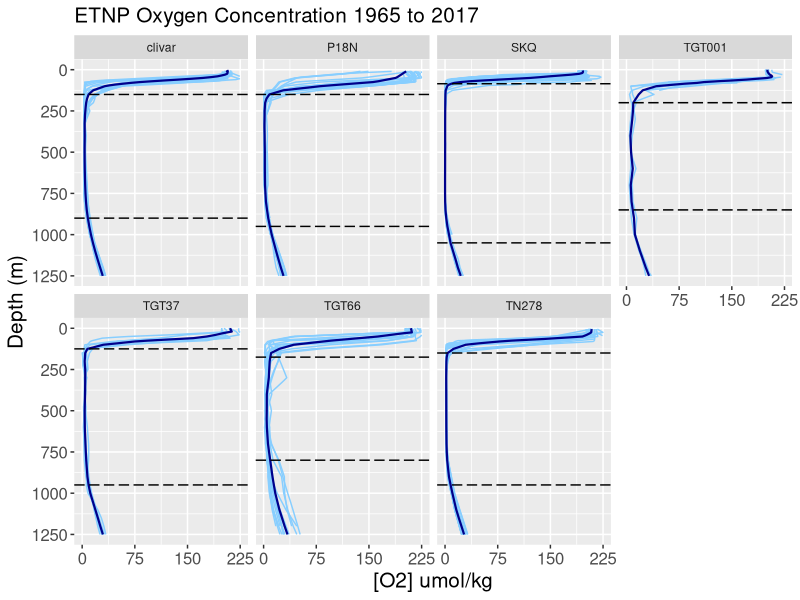

This figure's R source: (Note: this script raises an error after producing the figure.)
#LOAD PAGACKES: reshape2, ggplot2, plyr
library(reshape2)
library(ggplot2)
library(plyr)


#reading in the data
horakbakk_nuts <- read.csv('horakbakker_nutrients.csv')
horakbakk_nuts2 <- subset(horakbakk_nuts, select = -c(date, time, bottDepth))
skqCTDo <- read.csv('skq16CTDo.csv')
skqCTDo2 <- subset(skqCTDo, select = -c(date, time, bottDepth))
cruisesALL0 <- rbind(horakbakk_nuts2, skqCTDo2)  
skq16krognuts <- read.csv('krogslund_nutrients.csv')
skq16krognuts2 <- subset(skq16krognuts, select = -c(date, time, bottDepth))
cruisesALL1 <- rbind(horakbakk_nuts2, skqCTDo2, skq16krognuts2)
cruisesALL2 <- subset(cruisesALL1, select = -c(dateNew, timeNew, datetime, press))

#melting data
cruisesALLm <- data.frame(melt(cruisesALL2, id.vars = c('cruise', 'station', 'depth', 'lat', 'long')))

#interpolating
#WOA standard depths
by5 <- seq(0, 100, 5)
by25 <- seq(125, 500, 25)
by50 <- seq(550, 2000, 50)
by100 <- seq(2100, 9000, 100)
stdDepths <- c(by5, by25, by50, by100)

cruisesALLn <- na.omit(cruisesALLm)


##
cruisesALLn <- cruisesALLn[!(cruisesALLn$cruise == "TN278" & cruisesALLn$station == 2), ]
cruisesALLn <- cruisesALLn[!(cruisesALLn$cruise == "TN278" & cruisesALLn$long < -111), ]
cruisesALLn <- cruisesALLn[!(cruisesALLn$cruise == "TN278" & cruisesALLn$long > -109), ]
cruisesALLn <- cruisesALLn[!(cruisesALLn$cruise == "TN278" & cruisesALLn$lat > 22.5), ]
##


#

approxR <- function(df) {
  if (nrow(df) >= 2) {
    listResult <-  approx(xy.coords(df$depth, df$value), xout = stdDepths, method = 'linear')
    data.frame(DepthBin = listResult$x, value = listResult$y)
  }
}

interp <- ddply(.data = cruisesALLn, .variables = c('cruise', 'station', 'variable'), function(df) approxR(df), .inform = TRUE)


#plotting
#making cruises in order by date
levels(interp$cruise)

interp$cruise <- factor(interp$cruise, levels = c('TGT001','TGT37', 'TGT66', 'P18N_31DSCG94_3', 'clivar', 'TN278', 'SKQ'), labels = c('TGT001','TGT37', 'TGT66', 'P18N', 'clivar', 'TN278', 'SKQ'))

#functions to generate horizontal line
#OXYGEN
ODZdepthfx <- function(df) {
  odzIdx <- which(df$V1 <= 10)
  firstIdx <- odzIdx[1]
  topODZ <- df$DepthBin[firstIdx]
  lastIdx <- odzIdx[length(odzIdx)]
  bottODZ <- df$DepthBin[lastIdx]
  data.frame(cruise = df[1, 1], topODZ, bottODZ)
}

#PHOSPHATE
PO4depthfx <- function(df) {
  Idx <- which(df$V1 >= 2.5)
  firstIdx <- Idx[1]
  topIdx <- df$DepthBin[firstIdx]
  data.frame(cruise = df[1, 1], topIdx)
}

#SILICATE
SiO4depthfx <- function(df) {
  Idx <- which(df$V1 >= 25)
  firstIdx <- Idx[1]
  topIdx <- df$DepthBin[firstIdx]
  data.frame(cruise = df[1, 1], topIdx)
}

#NITRITE
NO2depthfx <- function(df) {
  NO2Idx <- which(df$V1 >= 0.3)
  firstIdx <- NO2Idx[1]
  topNO2 <- df$DepthBin[firstIdx]
  lastIdx <- NO2Idx[length(NO2Idx)]
  bottNO2 <- df$DepthBin[lastIdx]
  data.frame(cruise = df[1, 1], topNO2, bottNO2)
}

#NITRATE
NO3depthfx <- function(df) {
  Idx <- which(df$V1 >= 15)
  firstIdx <- Idx[1]
  topIdx <- df$DepthBin[firstIdx]
  data.frame(cruise = df[1, 1], topIdx)
}

#AMMONIUM
NH4depthfx <- function(df) {
  Idx <- which(df$V1 >= 0.1)
  firstIdx <- Idx[1]
  topIdx <- df$DepthBin[firstIdx]
  data.frame(cruise = df[1, 1], topIdx)
}

#TEMP
tempdepthfx <- function(df) {
  Idx <- which(df$V1 <= 15)
  firstIdx <- Idx[1]
  topIdx <- df$DepthBin[firstIdx]
  data.frame(cruise = df[1, 1], topIdx)
}

#SALINITY
saldepthfx <- function(df) {
  Idx <- which(df$V1 >= 34.5)
  firstIdx <- Idx[1]
  topIdx <- df$DepthBin[firstIdx]
  data.frame(cruise = df[1, 1], topIdx)
}


#make a pdf with this code (comment and uncomment as needed...)
# pdf("depth profiles WITH AVG AND HLINE.pdf", width=7, height=5)

#OXYGEN
O2data <- na.omit(interp[interp$variable == 'O2',])

avgO2 <- ddply(.data = O2data, .variables = c('cruise', 'variable', 'DepthBin'), function(df) mean(df$value))

ODZdepths <- ddply(.data = avgO2, .variables = c('cruise'), function(df) ODZdepthfx(df))

hlineO2 <- data.frame(z = c(ODZdepths$topODZ, ODZdepths$bottODZ), cruise = c('TGT001', 'TGT37', 'TGT66', 'P18N', 'clivar', 'TN278', 'SKQ', 'TGT001', 'TGT37', 'TGT66', 'P18N', 'clivar', 'TN278', 'SKQ'))

ggplot() + geom_line(aes(DepthBin, value, group = station), data = O2data, col = 'skyblue1') + facet_wrap('cruise', nrow = 2) + geom_line(data = avgO2, aes(DepthBin, V1), color = 'darkblue', lwd = 0.75) + geom_vline(aes(xintercept = z), hlineO2, lty = 5) + scale_x_reverse(limits = c(1250, 0), breaks = seq(from = 0, to = 1250, by = 250), name = 'Depth (m)') + scale_y_continuous(name = '[O2] umol/kg', limits = c(0, 225), breaks = seq(from = 0, to = 225, by = 75)) + coord_flip() + ggtitle("ETNP Oxygen Concentration 1965 to 2017") + theme(plot.title = element_text(size = 15), axis.text = element_text(size = 12), axis.title = element_text(size = 15)) 

#PHOSPHATE
PO4data <- na.omit(interp[interp$variable == 'PO4',])

avgPO4 <- ddply(.data = PO4data, .variables = c('cruise', 'variable', 'DepthBin'), function(df) mean(df$value))

PO4depth <- ddply(.data = avgPO4, .variables = c('cruise'), function(df) PO4depthfx(df))

hlinePO4 <- data.frame(z = c(PO4depth$topIdx), cruise = c('TGT001', 'TGT37', 'TGT66', 'P18N', 'clivar', 'TN278', 'SKQ'))

# need to use 'jacdummy' variable to keep the other cruises included in the facets even though there is no data for them...
# used for NO2 and NH4

#thank you jacob!!
jacdummy <- interp[1:length(levels(interp$cruise)),]
jacdummy[,] <- NA
jacdummy$cruise <- levels(interp$cruise)

ggplot() + geom_line(aes(DepthBin, value, group = station), data = PO4data, col = 'pink') + coord_flip() + facet_wrap('cruise', nrow = 2) + geom_line(data = avgPO4, aes(DepthBin, V1), color = 'violetred1', lwd = 0.75) + geom_vline(aes(xintercept = z), hlinePO4, lty = 5) + scale_x_reverse(limits = c(500, 0), name = 'Depth (m)') + scale_y_continuous(name = '[PO4] umol/kg', limits = c(0, 4)) + ggtitle("ETNP Phosphate Concentration 1965 to 2017") + theme(plot.title = element_text(size = 15), axis.text = element_text(size = 12), axis.title = element_text(size = 15)) 

#SILICATE
SiO4data <- na.omit(interp[interp$variable == 'SiO4',])

avgSiO4 <- ddply(.data = SiO4data, .variables = c('cruise', 'variable', 'DepthBin'), function(df) mean(df$value))

SiO4depth <- ddply(.data = avgSiO4, .variables = c('cruise'), function(df) SiO4depthfx(df))

hlineSiO4 <- data.frame(z = c(SiO4depth$topIdx), cruise = c('TGT001', 'TGT37', 'TGT66', 'P18N', 'clivar', 'TN278', 'SKQ'))

ggplot() + geom_line(aes(DepthBin, value, group = station), data = SiO4data, col = 'peachpuff2') + coord_flip() + facet_wrap('cruise', nrow = 2) + geom_line(data = avgSiO4, aes(DepthBin, V1), color = 'tan4', lwd = 0.75) + geom_vline(aes(xintercept = z), hlineSiO4, lty = 5) + scale_x_reverse(limits = c(500, 0), name = 'Depth (m)') + scale_y_continuous(name = '[SiO4] umol/kg', limits = c(0, 100), breaks = seq(from = 0, to = 100, by = 25)) + ggtitle("ETNP Silicate Concentration 1965 to 2017") + theme(plot.title = element_text(size = 15), axis.text = element_text(size = 12), axis.title = element_text(size = 15)) 

#NITRITE
NO2data <- na.omit(interp[interp$variable == 'NO2',])

avgNO2 <- ddply(.data = NO2data, .variables = c('cruise', 'variable', 'DepthBin'), function(df) mean(df$value))

NO2depth <- ddply(.data = avgNO2, .variables = c('cruise'), function(df) NO2depthfx(df))

hlineNO2 <- data.frame(z = c(NO2depth$topNO2, NO2depth$bottNO2), cruise = c('TGT66', 'P18N', 'clivar', 'TN278', SKQ, 'TGT66', 'P18N', 'clivar', 'TN278', 'SKQ'))

NO2data2 <- rbind(NO2data, jacdummy)

ggplot() + geom_line(aes(DepthBin, value, group = station), data = NO2data2, col = 'yellowgreen') + coord_flip() + facet_wrap('cruise', nrow = 2) + geom_line(data = avgNO2, aes(DepthBin, V1), color = 'springgreen4', lwd = 0.75) + geom_vline(aes(xintercept = z), hlineNO2, lty = 5) + scale_x_reverse(limits = c(500, 0), name = 'Depth (m)') + scale_y_continuous(name = '[NO2] umol/kg', limits = c(0, 8)) + ggtitle("ETNP Nitrite Concentration 1965 to 2017") + theme(plot.title = element_text(size = 15), axis.text = element_text(size = 12), axis.title = element_text(size = 15)) 

#NITRATE
NO3data <- na.omit(interp[interp$variable == 'NO3',])

avgNO3 <- ddply(.data = NO3data, .variables = c('cruise', 'variable', 'DepthBin'), function(df) mean(df$value))

NO3depth <- ddply(.data = avgNO3, .variables = c('cruise'), function(df) NO3depthfx(df))

hlineNO3 <- data.frame(z = c(NO3depth$topIdx), cruise = c('TGT001', 'TGT37', 'TGT66', 'P18N', 'clivar', 'TN278', 'SKQ'))

ggplot() + geom_line(aes(DepthBin, value, group = station), data = NO3data, col = 'thistle3') + coord_flip() + facet_wrap('cruise', nrow = 2) + geom_line(data = avgNO3, aes(DepthBin, V1), color = 'thistle4', lwd = 0.75) + geom_vline(aes(xintercept = z), hlineNO3, lty = 5) + scale_x_reverse(limits = c(500, 0), name = 'Depth (m)') + scale_y_continuous(name = '[NO3] umol/kg', limits = c(0, 50)) + ggtitle("ETNP Nitrate Concentration 1965 to 2017") + theme(plot.title = element_text(size = 15), axis.text = element_text(size = 12), axis.title = element_text(size = 15)) 

#AMMONIUM
NH4data <- na.omit(interp[interp$variable == 'NH4',])

avgNH4 <- ddply(.data = NH4data, .variables = c('cruise', 'variable', 'DepthBin'), function(df) mean(df$value))

NH4depth <- ddply(.data = avgNH4, .variables = c('cruise'), function(df) NH4depthfx(df))

hlineNH4 <- data.frame(z = c(NH4depth$topIdx), cruise = c('TN278', 'SKQ'))

NH4data2 <- rbind(NH4data, jacdummy)

ggplot() + geom_line(aes(DepthBin, value, group = station), data = NH4data2, col = 'sandybrown') + coord_flip() + facet_wrap('cruise', nrow = 2) + geom_line(data = avgNH4, aes(DepthBin, V1), color = 'darkorange2', lwd = 0.75) + geom_vline(aes(xintercept = z), hlineNH4, lty = 5) + scale_x_reverse(limits = c(500, 0), name = 'Depth (m)') + scale_y_continuous(name = '[NH4] umol/kg', limits = c(0, 2), breaks = seq(from = 0, to = 2, by = 1)) + ggtitle("ETNP Ammonium Concentration 1965 to 2017") + theme(plot.title = element_text(size = 15), axis.text = element_text(size = 12), axis.title = element_text(size = 15)) 

#TEMP
tempdata <- na.omit(interp[interp$variable == 'temp',])

avgtemp <- ddply(.data = tempdata, .variables = c('cruise', 'variable', 'DepthBin'), function(df) mean(df$value))

tempdepth <- ddply(.data = avgtemp, .variables = c('cruise'), function(df) tempdepthfx(df))

hlinetemp <- data.frame(z = c(tempdepth$topIdx), cruise = c('TGT001', 'TGT37', 'TGT66', 'P18N', 'clivar', 'TN278', 'SKQ'))

ggplot() + geom_line(aes(DepthBin, value, group = station), data = tempdata, col = 'tomato') + facet_wrap('cruise', nrow = 2) + geom_line(data = avgtemp, aes(DepthBin, V1), color = 'darkred', lwd = 0.75) + geom_vline(aes(xintercept = z), hlinetemp, lty = 5) + scale_x_reverse(limits = c(500, 0), name = 'Depth (m)') + scale_y_continuous(name = 'Temp (˚C)', limits = c(0, 30)) + coord_flip() + ggtitle("ETNP Water Temperature 1965 to 2017") + theme(plot.title = element_text(size = 15), axis.text = element_text(size = 12), axis.title = element_text(size = 15))

#SALINITY
saldata <- na.omit(interp[interp$variable == 'sal',])

avgsal <- ddply(.data = saldata, .variables = c('cruise', 'variable', 'DepthBin'), function(df) mean(df$value))

saldepth <- ddply(.data = avgsal, .variables = c('cruise'), function(df) saldepthfx(df))

hlinesal <- data.frame(z = c(saldepth$topIdx), cruise = c('TGT001', 'TGT37', 'TGT66', 'P18N', 'clivar', 'TN278', 'SKQ'))

ggplot() + geom_line(aes(DepthBin, value, group = station), data = saldata, col = 'grey') + facet_wrap('cruise', nrow = 2) + geom_line(data = avgsal, aes(DepthBin, V1), color = 'grey33', lwd = 0.75) + geom_vline(aes(xintercept = z), hlinesal, lty = 5) + scale_x_reverse(limits = c(500, 0), name = 'Depth (m)') + scale_y_continuous(name = 'Salinity (PSU)', limits = c(33, 35), breaks = seq(from = 33, to = 35, by = 1)) + coord_flip() + ggtitle("ETNP Salinity 1965 to 2017") + theme(plot.title = element_text(size = 15), axis.text = element_text(size = 12), axis.title = element_text(size = 15))

#if making a pdf end with this code (comment and uncomment as needed...)
# dev.off()
